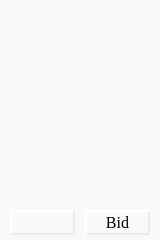
<?xml version="1.0" encoding="UTF-8"?>
<ui version="4.0">
 <class>Form</class>
 <widget class="QWidget" name="Form">
  <property name="geometry">
   <rect>
    <x>0</x>
    <y>0</y>
    <width>160</width>
    <height>240</height>
   </rect>
  </property>
  <property name="windowTitle">
   <string>Form</string>
  </property>
  <property name="styleSheet">
   <string notr="true">
QWidget#Form
{
	background-color: rgba(249, 249, 249, 255);
}


QWidget
{
	background-color: rgba(239, 239, 239, 0);
	padding: 2px;
}


QPushButton 
{
	background-color: qlineargradient(x1:0, y1:0, x2:1, y2:1,
stop:0 rgba(200, 200, 200, 255), 
stop:0.5 rgba(221, 221, 221, 255),
stop:1 rgba(200, 200, 200, 255));
	border-style: outset;
    border-width: 2px;
    border-color: rgba(234, 234, 234, 255)
 }

QPushButton#pushButton_02_buyitnow
{
	background-color: qlineargradient(x1:0, y1:0, x2:1, y2:1,
stop:0 rgba(234, 0, 0, 255), 
stop:0.5 rgba(255, 39, 39, 255),
stop:1 rgba(234, 0, 0, 255));
	color: rgb(249, 249, 249);
}

 QPushButton:pressed {
	background-color: rgb(221, 221, 221);
 }

 QPushButton:hover {
	 background-color: qlineargradient(x1:0, y1:0, x2:1, y2:1,
stop:0 rgba(229, 229, 229, 255), 
stop:0.5 rgba(221, 221, 221, 255),
stop:1 rgba(229, 229, 229, 221));
    border-color: rgba(221, 128, 32, 255)
 }


QLineEdit
{
	background-color:  rgba(230, 230, 230, 255);
	border-style: outset;
    border-width: 2px;
    border-color: rgba(234, 234, 234, 255);
 }
</string>
  </property>
  <widget class="QLabel" name="label_thumbnail">
   <property name="geometry">
    <rect>
     <x>0</x>
     <y>0</y>
     <width>160</width>
     <height>160</height>
    </rect>
   </property>
   <property name="text">
    <string>&lt;Thumbnail&gt;</string>
   </property>
   <property name="alignment">
    <set>Qt::AlignCenter</set>
   </property>
  </widget>
  <widget class="QLabel" name="label_name">
   <property name="geometry">
    <rect>
     <x>-1</x>
     <y>165</y>
     <width>160</width>
     <height>20</height>
    </rect>
   </property>
   <property name="font">
    <font>
     <pointsize>12</pointsize>
    </font>
   </property>
   <property name="text">
    <string>&lt;Name&gt;</string>
   </property>
  </widget>
  <widget class="QLabel" name="label_bidprice">
   <property name="geometry">
    <rect>
     <x>85</x>
     <y>185</y>
     <width>65</width>
     <height>25</height>
    </rect>
   </property>
   <property name="font">
    <font>
     <pointsize>10</pointsize>
    </font>
   </property>
   <property name="text">
    <string>&lt;Bid&gt;</string>
   </property>
   <property name="alignment">
    <set>Qt::AlignCenter</set>
   </property>
  </widget>
  <widget class="QLabel" name="label_buyoutprice">
   <property name="geometry">
    <rect>
     <x>10</x>
     <y>185</y>
     <width>65</width>
     <height>25</height>
    </rect>
   </property>
   <property name="font">
    <font>
     <pointsize>10</pointsize>
    </font>
   </property>
   <property name="text">
    <string>&lt;Buyout&gt;</string>
   </property>
   <property name="alignment">
    <set>Qt::AlignCenter</set>
   </property>
  </widget>
  <widget class="QPushButton" name="pushButton_01_bid">
   <property name="geometry">
    <rect>
     <x>85</x>
     <y>210</y>
     <width>65</width>
     <height>25</height>
    </rect>
   </property>
   <property name="font">
    <font>
     <family>Times New Roman</family>
     <pointsize>12</pointsize>
     <weight>50</weight>
     <bold>false</bold>
    </font>
   </property>
   <property name="text">
    <string>Bid</string>
   </property>
  </widget>
  <widget class="QPushButton" name="pushButton_02_buyitnow">
   <property name="geometry">
    <rect>
     <x>10</x>
     <y>210</y>
     <width>65</width>
     <height>25</height>
    </rect>
   </property>
   <property name="font">
    <font>
     <family>Times New Roman</family>
     <pointsize>12</pointsize>
     <weight>50</weight>
     <bold>false</bold>
    </font>
   </property>
   <property name="text">
    <string>Buy</string>
   </property>
  </widget>
 </widget>
 <resources/>
 <connections/>
</ui>
